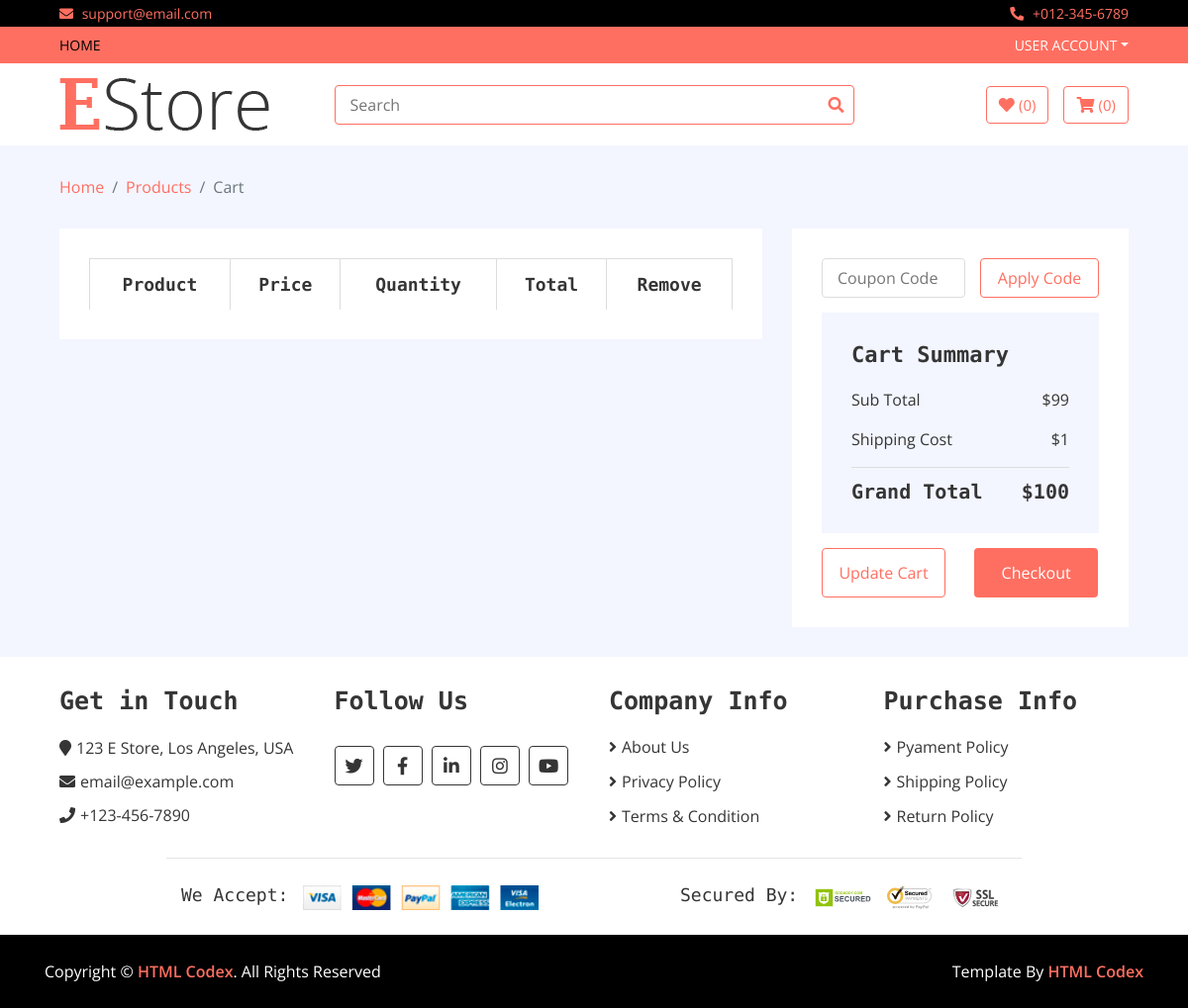
Page /cart/ on the earlier database version.
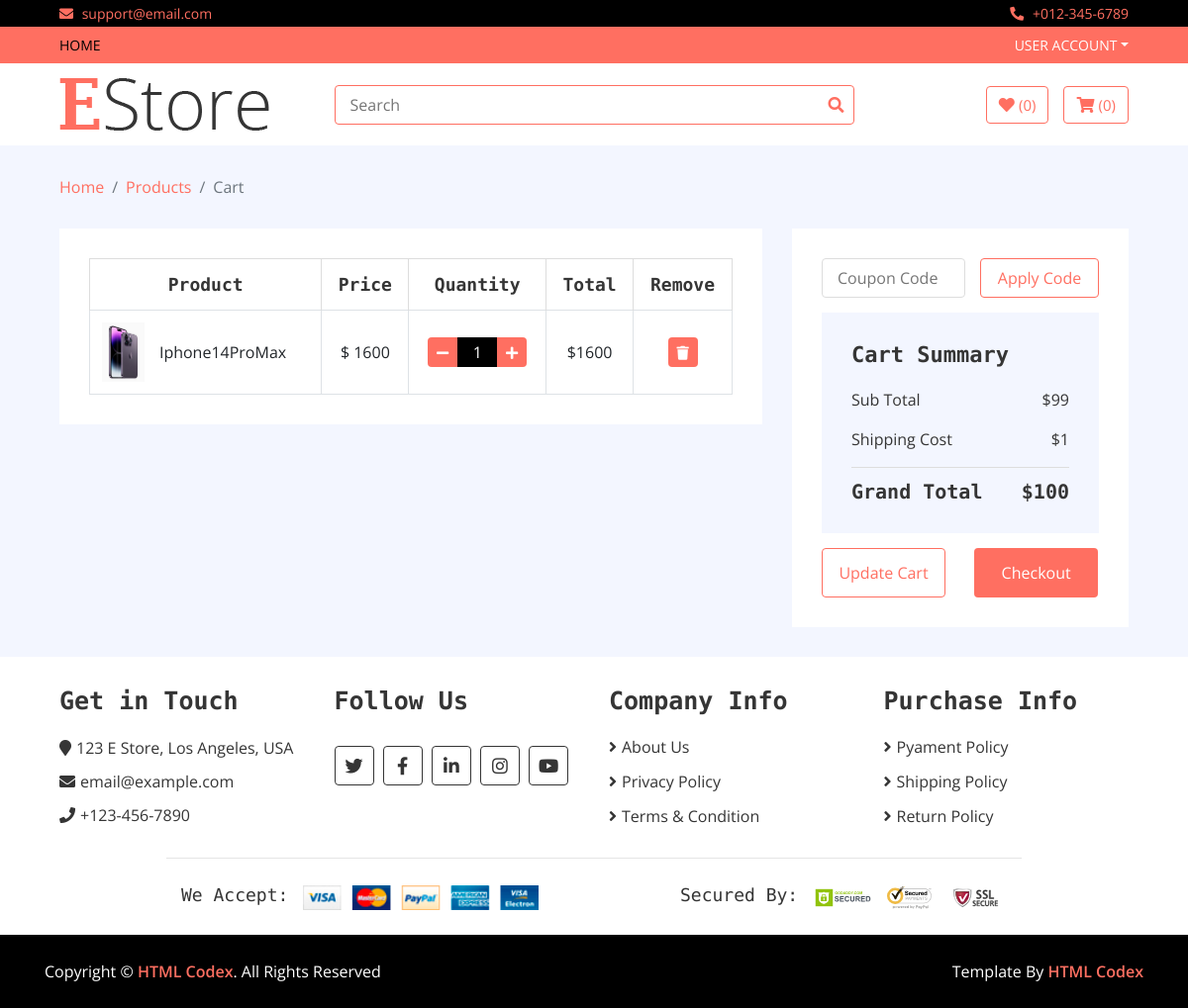
Same page on the later database version.
### home/models.py (models this page shows, shortened)
class Cart(models.Model):
    username = models.CharField(max_length=400)
    slug = models.CharField(max_length=500)
    items = models.ForeignKey(Product,on_delete=models.CASCADE)
    quantity = models.IntegerField(default=1)
    total = models.IntegerField()
    checkout = models.BooleanField(default=False)

class Product(models.Model):
    name = models.CharField(max_length=400)
    slug = models.CharField(max_length=400)
    image = models.ImageField(upload_to='media')
    price = models.IntegerField()
    discounted_price = models.IntegerField(default = 0)
    category = models.ForeignKey(Category,on_delete=models.CASCADE)
    subcategory = models.ForeignKey(SubCategory,on_delete=models.CASCADE)
    brand = models.ForeignKey(Brand,on_delete=models.CASCADE)
    stock = models.CharField(max_length=100, choices=STOCK)
    labels = models.CharField(max_length=100,choices = LABELS)
    description = models.TextField(blank=True)
    specification = models.TextField(blank=True)

### home/views.py (the view)
# urls.py: path('cart/',CartView.as_view(),name='cart'),
class CartView(BaseView):
    def get(self,request):
        self.context
        username = request.user.username
        self.context['cart_views'] = Cart.objects.filter(username = username, checkout = False)
        return render(request,'cart.html',self.context)

### templates/cart.html (shortened to what the changed rows need)
{% extends 'base.html' %}
{% load static %}
{% block content %}
        <div class="cart-page">
            <div class="container-fluid">
                <div class="row">
                    <div class="col-lg-8">
                        <div class="cart-page-inner">
                            <div class="table-responsive">
                                <table class="table table-bordered">
                                    <thead class="thead-dark">
                                        <tr>
                                            <th>Product</th>
                                            <th>Price</th>
                                            <th>Quantity</th>
                                            <th>Total</th>
                                            <th>Remove</th>
                                        </tr>
                                    </thead>
                                    <tbody class="align-middle">
                                    {% for cart in cart_views %}
                                    <tr>
                                            <td>
                                                <div class="img">
                                                    <a href="#"><img src="{{cart.items.image.url}}" alt="Image"></a>
                                                    <p>{{cart.items.name}}</p>
                                                </div>
                                            </td>
                                            <td>${% if cart.discounted_price > 0 %}
                                            {% else %}
                                             {{cart.items.price}}
                                            {% endif %}</td>
                                            <td>
                                                <div class="qty">
                                                    <button class="btn-minus"><i class="fa fa-minus"></i></button>
                                                    <input type="text" value="{{cart.quantity }}">
                                                    <button class="btn-plus"><i class="fa fa-plus"></i></button>
                                                </div>
                                            </td>
                                            <td>${{cart.total}}</td>
                                            <td><button><i class="fa fa-trash"></i></button></td>
                                        </tr>
                                    {% endfor %}
                                    </tbody>
                                </table>
                            </div>
                        </div>
                    </div>
                    <div class="col-lg-4">
                        <div class="cart-page-inner">
                            <div class="row">
                                <div class="col-md-12">
                                    <div class="cart-summary">
                                        <div class="cart-content">
                                            <h1>Cart Summary</h1>
                                            <h2>Grand Total<span>$100</span></h2>
                                        </div>
                                    </div>
                                </div>
                            </div>
                        </div>
                    </div>
                </div>
            </div>
        </div>
      {% endblock %}

Differences in the rows shown:
added Cart: items.image (picture), items.name "Iphone14ProMax", items.price "1600", quantity "1", total "1600"
